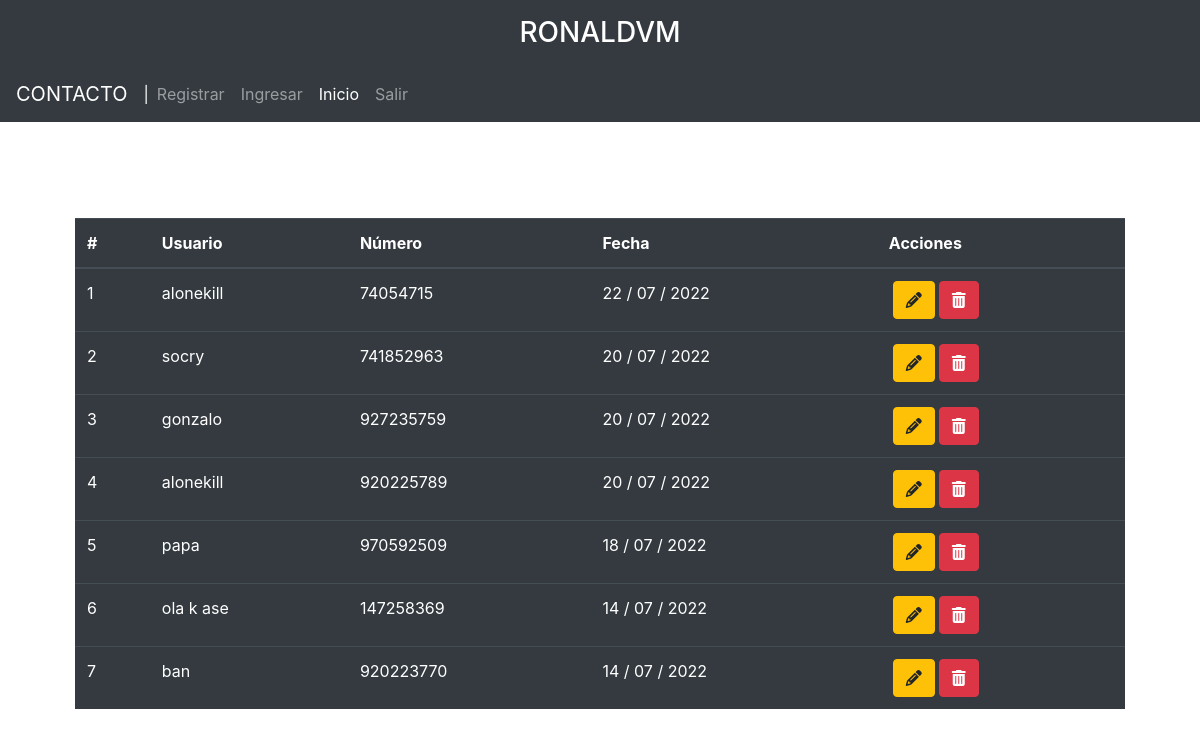
Page /inicio (signed in) on the committed database.
### tables this page shows
CREATE TABLE `contacto` (
  `id` int(11) NOT NULL AUTO_INCREMENT,
  `token` text NOT NULL,
  `usuario` text NOT NULL,
  `numero` text NOT NULL,
  `password` varchar(100) NOT NULL,
  `intentos_fallidos` int(11) DEFAULT NULL,
  `fecha` timestamp NOT NULL DEFAULT current_timestamp() ON UPDATE current_timestamp(),
  PRIMARY KEY (`id`)
);

### controladores/plantilla_controlador.php (called while the page is built)
<?php
Class ControladorPlantilla{
    public function ctrTraerPlantilla(){
        include "vistas/plantilla.php";
    }
}

### index.php (called while the page is built)
<?php
    require_once "controladores/plantilla_controlador.php";
    require_once "controladores/formularios_controlador.php";
    require_once "modelos/formularios_modelo.php";
    $plantilla = new ControladorPlantilla();
    $plantilla -> ctrTraerPlantilla();

### controladores/formularios_controlador.php (called while the page is built, shortened)
<?php
class ControladorFormularios{
    static public function ctrSeleccionarContactos($item, $valor){
        $tabla = "contacto";
        $respuesta = ModeloFormularios::mdlSeleccionarContactos($tabla, $item, $valor);
        return $respuesta;
    }
}

### modelos/conexion.php (called while the page is built)
<?php
    class Conexion{
        static public function conectar(){
            $link = new PDO("mysql:host=localhost;dbname=curso-php-problema","root","");
            $link->exec("set names utf8");
            return $link;
        }
    }

### modelos/formularios_modelo.php (called while the page is built, shortened)
<?php
    require_once "conexion.php";
    class ModeloFormularios{
        static public function mdlSeleccionarContactos($tabla, $item , $valor){
            if($item == null && $valor == null){
                $stmt = Conexion::conectar() -> prepare("SELECT *,DATE_FORMAT(fecha,'%d / %m / %Y') as fecha FROM $tabla ORDER BY id DESC");
                $stmt -> execute();
                return $stmt -> fetchAll();
            }else{
                $stmt = Conexion::conectar() -> prepare("SELECT *,DATE_FORMAT(fecha,'%d / %m / %Y') as fecha FROM $tabla WHERE $item =:$item ORDER BY id DESC");
                $stmt -> bindParam(":".$item, $valor, PDO::PARAM_STR);
                $stmt -> execute();
                return $stmt -> fetch();
            }
        }
    }

### vistas/paginas/inicio.php (the view, shortened to what this page needs)
<?php
$usuarios = ControladorFormularios::ctrSeleccionarContactos(null, null);
?>
<div class="container-fluid">
    <div class="container py-5">
        <table class="table table-dark">
            <thead>
            <tr>
                <th scope="col">#</th>
                <th scope="col">Usuario</th>
                <th scope="col">Número</th>
                <th scope="col">Fecha</th>
                <th scope="col">Acciones</th>
            </tr>
            </thead>
            <tbody>
            <?php foreach ($usuarios as $key => $value): ?>
                <tr>
                    <td><?php echo ($key+1); ?></td>
                    <td><?php echo $value["usuario"]; ?></td>
                    <td><?php echo $value["numero"]; ?></td>
                    <td><?php echo $value["fecha"]; ?></td>
                    <td>
                        <div class="btn-group">
                            <div class="px-1">
                                <a href="index.php?pagina=editar&token=<?php echo $value["token"]; ?>" class="btn btn-warning"><i class="fas fa-pencil-alt"></i></a>
                            </div>
                            <form method="post">
                                <button type="submit" class="btn btn-danger"><i class="fas fa-trash-alt"></i></button>
                            </form>
                        </div>
                    </td>
                </tr>
            <?php endforeach ?>
            </tbody>
        </table>
    </div>
</div>

### vistas/plantilla.php (shortened to what this page needs)
<!DOCTYPE html>
<html lang="es">
<head>
    <link rel="stylesheet" href="https://cdn.jsdelivr.net/npm/bootstrap@4.6.1/dist/css/bootstrap.min.css">
</head>
<body>
    <div class="container-fluid bg-dark">
        <h3 class="text-center py-3 text-white m-0">RONALDVM</h3>
    </div>
    <nav class="navbar navbar-expand-sm bg-dark navbar-dark">
        <a class="navbar-brand" href="#">CONTACTO</a><span class="text-white">|</span>
            <ul class="navbar-nav">
            <?php if(isset($_GET["pagina"])): ?>
                <?php if($_GET["pagina"] == "registrar"): ?>
                    <li class="nav-item">
                        <a href="registrar" class="nav-link active">Registrar</a>
                    </li>
                <?php else: ?>
                    <li class="nav-item">
                        <a href="registrar" class="nav-link">Registrar</a>
                    </li>
                <?php endif ?>
                <?php if($_GET["pagina"] == "ingresar"): ?>
                    <li class="nav-item">
                        <a href="ingresar" class="nav-link active">Ingresar</a>
                    </li>
                <?php else: ?>
                    <li class="nav-item">
                        <a href="ingresar" class="nav-link">Ingresar</a>
                    </li>
                <?php endif ?>
                <?php if($_GET["pagina"] == "inicio"): ?>
                    <li class="nav-item">
                    <a href="inicio" class="nav-link active">Inicio</a>
                </li>
                <?php else: ?>
                <li class="nav-item">
                    <a href="inicio" class="nav-link">Inicio</a>
                </li>
                <?php endif ?>
                <?php if($_GET["pagina"] == "salir"): ?>
                    <li class="nav-item">
                        <a href="salir" class="nav-link active">Salir</a>
                    </li>
                <?php else: ?>
                    <li class="nav-item">
                        <a href="salir" class="nav-link">Salir</a>
                    </li>
                <?php endif ?>
            <?php endif ?>
            </ul>
    </nav>
    <div class="container-fluid">
        <div class="container py-5">
            <?php
                if(isset($_GET["pagina"])){
                    if($_GET["pagina"] == "registrar" ||
                        $_GET["pagina"] == "ingresar" ||
                        $_GET["pagina"] == "inicio" ||
                        $_GET["pagina"] == "editar" ||
                        $_GET["pagina"] == "salir"){
                            include "paginas/".$_GET["pagina"].".php";
                    }else{
                        include "paginas/error404.php";
                    }
                }else{
                    include "paginas/registrar.php";
                }
            ?>
        </div>
    </div>
</body>
</html>

### rows in the picture
contacto: usuario "alonekill", numero "74054715", fecha "22 / 07 / 2022"
contacto: usuario "socry", numero "741852963", fecha "20 / 07 / 2022"
contacto: usuario "gonzalo", numero "927235759", fecha "20 / 07 / 2022"
contacto: usuario "alonekill", numero "920225789", fecha "20 / 07 / 2022"
contacto: usuario "papa", numero "970592509", fecha "18 / 07 / 2022"
contacto: usuario "ola k ase", numero "147258369", fecha "14 / 07 / 2022"
contacto: usuario "ban", numero "920223770", fecha "14 / 07 / 2022"
